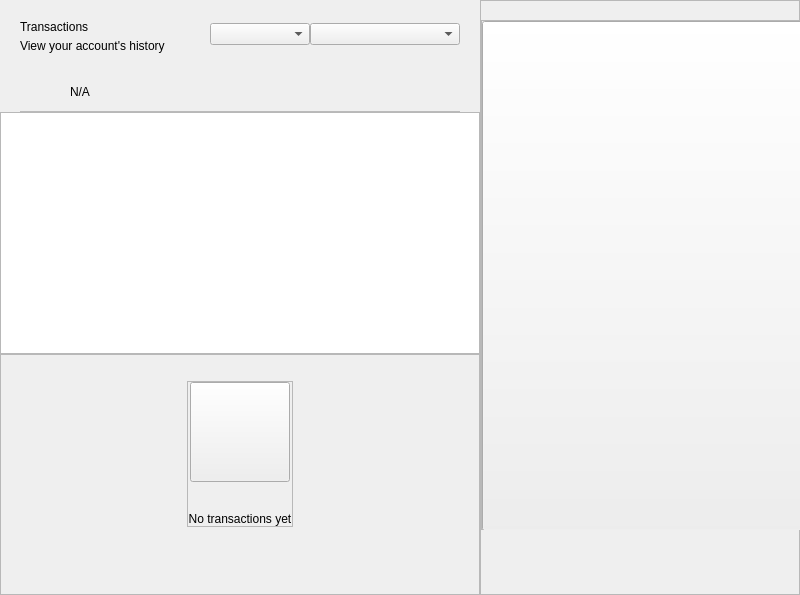
<?xml version="1.0" encoding="UTF-8"?>
<ui version="4.0">
 <class>DashboardWidget</class>
 <widget class="QWidget" name="DashboardWidget">
  <property name="geometry">
   <rect>
    <x>0</x>
    <y>0</y>
    <width>800</width>
    <height>595</height>
   </rect>
  </property>
  <property name="windowTitle">
   <string>Form</string>
  </property>
  <layout class="QHBoxLayout" name="horizontalLayout_2" stretch="3,2">
   <property name="spacing">
    <number>0</number>
   </property>
   <property name="leftMargin">
    <number>0</number>
   </property>
   <property name="topMargin">
    <number>0</number>
   </property>
   <property name="rightMargin">
    <number>0</number>
   </property>
   <property name="bottomMargin">
    <number>0</number>
   </property>
   <item>
    <widget class="QWidget" name="left" native="true">
     <layout class="QVBoxLayout" name="left_2">
      <property name="spacing">
       <number>0</number>
      </property>
      <property name="leftMargin">
       <number>0</number>
      </property>
      <property name="topMargin">
       <number>0</number>
      </property>
      <property name="rightMargin">
       <number>0</number>
      </property>
      <property name="bottomMargin">
       <number>0</number>
      </property>
      <item>
       <layout class="QVBoxLayout" name="verticalLayout22">
        <property name="spacing">
         <number>0</number>
        </property>
        <property name="leftMargin">
         <number>20</number>
        </property>
        <property name="topMargin">
         <number>15</number>
        </property>
        <property name="rightMargin">
         <number>20</number>
        </property>
        <item>
         <widget class="QFrame" name="left_top_container">
          <layout class="QHBoxLayout" name="horizontalLayout">
           <property name="spacing">
            <number>0</number>
           </property>
           <property name="leftMargin">
            <number>0</number>
           </property>
           <property name="topMargin">
            <number>0</number>
           </property>
           <property name="rightMargin">
            <number>0</number>
           </property>
           <property name="bottomMargin">
            <number>0</number>
           </property>
           <item>
            <layout class="QVBoxLayout" name="verticalLayout_5">
             <property name="spacing">
              <number>5</number>
             </property>
             <property name="topMargin">
              <number>5</number>
             </property>
             <item>
              <widget class="QLabel" name="labelTitle">
               <property name="text">
                <string>Transactions</string>
               </property>
              </widget>
             </item>
             <item>
              <widget class="QLabel" name="labelSubtitle">
               <property name="text">
                <string>View your account's history</string>
               </property>
               <property name="alignment">
                <set>Qt::AlignLeading|Qt::AlignLeft|Qt::AlignVCenter</set>
               </property>
              </widget>
             </item>
            </layout>
           </item>
           <item>
            <spacer name="horizontalSpacer">
             <property name="orientation">
              <enum>Qt::Horizontal</enum>
             </property>
             <property name="sizeHint" stdset="0">
              <size>
               <width>40</width>
               <height>20</height>
              </size>
             </property>
            </spacer>
           </item>
           <item>
            <widget class="QComboBox" name="comboBoxSortType">
             <property name="minimumSize">
              <size>
               <width>100</width>
               <height>0</height>
              </size>
             </property>
            </widget>
           </item>
           <item>
            <widget class="QComboBox" name="comboBoxSort">
             <property name="minimumSize">
              <size>
               <width>150</width>
               <height>0</height>
              </size>
             </property>
            </widget>
           </item>
          </layout>
         </widget>
        </item>
       </layout>
      </item>
      <item>
       <spacer name="verticalSpacer">
        <property name="orientation">
         <enum>Qt::Vertical</enum>
        </property>
        <property name="sizeType">
         <enum>QSizePolicy::Fixed</enum>
        </property>
        <property name="sizeHint" stdset="0">
         <size>
          <width>20</width>
          <height>20</height>
         </size>
        </property>
       </spacer>
      </item>
      <item>
       <widget class="QWidget" name="layoutWarning" native="true">
        <layout class="QVBoxLayout" name="verticalLayout_3">
         <property name="spacing">
          <number>0</number>
         </property>
         <property name="leftMargin">
          <number>0</number>
         </property>
         <property name="topMargin">
          <number>0</number>
         </property>
         <property name="rightMargin">
          <number>0</number>
         </property>
         <property name="bottomMargin">
          <number>0</number>
         </property>
         <item>
          <widget class="QWidget" name="containerWarning" native="true">
           <layout class="QVBoxLayout" name="verticalLayout_21">
            <property name="spacing">
             <number>9</number>
            </property>
            <property name="leftMargin">
             <number>20</number>
            </property>
            <property name="topMargin">
             <number>9</number>
            </property>
            <property name="rightMargin">
             <number>20</number>
            </property>
            <property name="bottomMargin">
             <number>0</number>
            </property>
            <item>
             <widget class="QFrame" name="frameWarning">
              <property name="styleSheet">
               <string notr="true">border:none;</string>
              </property>
              <property name="frameShape">
               <enum>QFrame::StyledPanel</enum>
              </property>
              <property name="frameShadow">
               <enum>QFrame::Raised</enum>
              </property>
              <layout class="QHBoxLayout" name="horizontalLayout11" stretch="0,0,2">
               <property name="leftMargin">
                <number>0</number>
               </property>
               <property name="topMargin">
                <number>0</number>
               </property>
               <property name="rightMargin">
                <number>0</number>
               </property>
               <property name="bottomMargin">
                <number>0</number>
               </property>
               <item alignment="Qt::AlignVCenter">
                <widget class="QPushButton" name="imgWarning">
                 <property name="styleSheet">
                  <string notr="true">border:none;</string>
                 </property>
                 <property name="text">
                  <string/>
                 </property>
                 <property name="iconSize">
                  <size>
                   <width>24</width>
                   <height>24</height>
                  </size>
                 </property>
                </widget>
               </item>
               <item>
                <spacer name="horizontalSpacer_3">
                 <property name="orientation">
                  <enum>Qt::Horizontal</enum>
                 </property>
                 <property name="sizeType">
                  <enum>QSizePolicy::Fixed</enum>
                 </property>
                 <property name="sizeHint" stdset="0">
                  <size>
                   <width>12</width>
                   <height>20</height>
                  </size>
                 </property>
                </spacer>
               </item>
               <item alignment="Qt::AlignVCenter">
                <widget class="QLabel" name="lblWarning">
                 <property name="styleSheet">
                  <string notr="true"/>
                 </property>
                 <property name="text">
                  <string notr="true">N/A</string>
                 </property>
                 <property name="alignment">
                  <set>Qt::AlignBottom|Qt::AlignLeading|Qt::AlignLeft</set>
                 </property>
                </widget>
               </item>
              </layout>
             </widget>
            </item>
            <item>
             <widget class="QLabel" name="lblDivisory">
              <property name="minimumSize">
               <size>
                <width>0</width>
                <height>1</height>
               </size>
              </property>
              <property name="maximumSize">
               <size>
                <width>16777215</width>
                <height>1</height>
               </size>
              </property>
              <property name="styleSheet">
               <string notr="true">background-color:#bababa;</string>
              </property>
              <property name="text">
               <string/>
              </property>
              <property name="alignment">
               <set>Qt::AlignBottom|Qt::AlignLeading|Qt::AlignLeft</set>
              </property>
             </widget>
            </item>
           </layout>
          </widget>
         </item>
        </layout>
       </widget>
      </item>
      <item>
       <widget class="QListView" name="listTransactions">
        <property name="mouseTracking">
         <bool>true</bool>
        </property>
        <property name="selectionBehavior">
         <enum>QAbstractItemView::SelectItems</enum>
        </property>
        <property name="verticalScrollMode">
         <enum>QAbstractItemView::ScrollPerItem</enum>
        </property>
       </widget>
      </item>
      <item>
       <widget class="QFrame" name="emptyContainer">
        <property name="minimumSize">
         <size>
          <width>0</width>
          <height>100</height>
         </size>
        </property>
        <property name="frameShape">
         <enum>QFrame::StyledPanel</enum>
        </property>
        <property name="frameShadow">
         <enum>QFrame::Raised</enum>
        </property>
        <layout class="QVBoxLayout" name="verticalLayout_7" stretch="1,8,0">
         <property name="spacing">
          <number>0</number>
         </property>
         <property name="leftMargin">
          <number>0</number>
         </property>
         <property name="topMargin">
          <number>0</number>
         </property>
         <property name="rightMargin">
          <number>0</number>
         </property>
         <property name="bottomMargin">
          <number>20</number>
         </property>
         <item>
          <spacer name="verticalSpacer12">
           <property name="orientation">
            <enum>Qt::Vertical</enum>
           </property>
           <property name="sizeHint" stdset="0">
            <size>
             <width>20</width>
             <height>20</height>
            </size>
           </property>
          </spacer>
         </item>
         <item alignment="Qt::AlignHCenter|Qt::AlignVCenter">
          <widget class="QFrame" name="emptyScreen">
           <property name="sizePolicy">
            <sizepolicy hsizetype="Expanding" vsizetype="Expanding">
             <horstretch>0</horstretch>
             <verstretch>0</verstretch>
            </sizepolicy>
           </property>
           <property name="frameShape">
            <enum>QFrame::StyledPanel</enum>
           </property>
           <property name="frameShadow">
            <enum>QFrame::Raised</enum>
           </property>
           <layout class="QVBoxLayout" name="verticalLayout12">
            <property name="spacing">
             <number>30</number>
            </property>
            <property name="leftMargin">
             <number>0</number>
            </property>
            <property name="topMargin">
             <number>0</number>
            </property>
            <property name="rightMargin">
             <number>0</number>
            </property>
            <property name="bottomMargin">
             <number>0</number>
            </property>
            <item alignment="Qt::AlignHCenter|Qt::AlignVCenter">
             <widget class="QPushButton" name="pushImgEmpty">
              <property name="minimumSize">
               <size>
                <width>100</width>
                <height>100</height>
               </size>
              </property>
              <property name="maximumSize">
               <size>
                <width>100</width>
                <height>100</height>
               </size>
              </property>
              <property name="focusPolicy">
               <enum>Qt::NoFocus</enum>
              </property>
              <property name="text">
               <string/>
              </property>
              <property name="iconSize">
               <size>
                <width>100</width>
                <height>100</height>
               </size>
              </property>
             </widget>
            </item>
            <item alignment="Qt::AlignHCenter|Qt::AlignVCenter">
             <widget class="QLabel" name="labelEmpty">
              <property name="styleSheet">
               <string notr="true"/>
              </property>
              <property name="text">
               <string>No transactions yet</string>
              </property>
              <property name="alignment">
               <set>Qt::AlignCenter</set>
              </property>
             </widget>
            </item>
           </layout>
          </widget>
         </item>
         <item>
          <spacer name="verticalSpacer_21">
           <property name="orientation">
            <enum>Qt::Vertical</enum>
           </property>
           <property name="sizeHint" stdset="0">
            <size>
             <width>20</width>
             <height>40</height>
            </size>
           </property>
          </spacer>
         </item>
        </layout>
       </widget>
      </item>
     </layout>
    </widget>
   </item>
   <item>
    <widget class="QWidget" name="right" native="true">
     <property name="minimumSize">
      <size>
       <width>200</width>
       <height>0</height>
      </size>
     </property>
     <layout class="QVBoxLayout" name="verticalLayout_31">
      <property name="spacing">
       <number>0</number>
      </property>
      <property name="leftMargin">
       <number>0</number>
      </property>
      <property name="topMargin">
       <number>0</number>
      </property>
      <property name="rightMargin">
       <number>0</number>
      </property>
      <property name="bottomMargin">
       <number>0</number>
      </property>
      <item>
       <layout class="QVBoxLayout" name="verticalLayout_2" stretch="0,0,0,0,0">
        <property name="spacing">
         <number>0</number>
        </property>
        <item>
         <layout class="QHBoxLayout" name="horizontalLayout_3">
          <property name="spacing">
           <number>0</number>
          </property>
          <item>
           <layout class="QVBoxLayout" name="verticalLayout_6">
            <property name="spacing">
             <number>5</number>
            </property>
           </layout>
          </item>
         </layout>
        </item>
        <item>
         <layout class="QHBoxLayout" name="horizontalLayout_5">
          <property name="spacing">
           <number>0</number>
          </property>
         </layout>
        </item>
        <item>
         <widget class="QWidget" name="layoutChart" native="true">
          <layout class="QVBoxLayout" name="verticalLayout_8" stretch="0">
           <property name="spacing">
            <number>16</number>
           </property>
           <property name="leftMargin">
            <number>0</number>
           </property>
           <property name="topMargin">
            <number>0</number>
           </property>
           <property name="rightMargin">
            <number>0</number>
           </property>
           <property name="bottomMargin">
            <number>0</number>
           </property>
           <item alignment="Qt::AlignVCenter">
            <widget class="QWidget" name="containerSort" native="true">
             <layout class="QHBoxLayout" name="horizontalLayout_61">
              <property name="spacing">
               <number>28</number>
              </property>
              <property name="leftMargin">
               <number>0</number>
              </property>
              <property name="topMargin">
               <number>0</number>
              </property>
              <property name="rightMargin">
               <number>0</number>
              </property>
              <property name="bottomMargin">
               <number>0</number>
              </property>
             </layout>
            </widget>
           </item>
          </layout>
         </widget>
        </item>
        <item>
         <widget class="QFrame" name="emptyContainerChart">
          <property name="minimumSize">
           <size>
            <width>0</width>
            <height>100</height>
           </size>
          </property>
          <property name="frameShape">
           <enum>QFrame::StyledPanel</enum>
          </property>
          <property name="frameShadow">
           <enum>QFrame::Raised</enum>
          </property>
          <layout class="QVBoxLayout" name="verticalLayout_71" stretch="0,8,0">
           <property name="spacing">
            <number>0</number>
           </property>
           <property name="leftMargin">
            <number>0</number>
           </property>
           <property name="topMargin">
            <number>0</number>
           </property>
           <property name="rightMargin">
            <number>0</number>
           </property>
           <property name="bottomMargin">
            <number>25</number>
           </property>
           <item>
            <spacer name="verticalSpacer11">
             <property name="orientation">
              <enum>Qt::Vertical</enum>
             </property>
             <property name="sizeHint" stdset="0">
              <size>
               <width>20</width>
               <height>20</height>
              </size>
             </property>
            </spacer>
           </item>
           <item alignment="Qt::AlignHCenter|Qt::AlignVCenter">
            <widget class="QFrame" name="emptyScreen1">
             <property name="enabled">
              <bool>true</bool>
             </property>
             <property name="sizePolicy">
              <sizepolicy hsizetype="Preferred" vsizetype="Preferred">
               <horstretch>0</horstretch>
               <verstretch>0</verstretch>
              </sizepolicy>
             </property>
             <property name="minimumSize">
              <size>
               <width>400</width>
               <height>510</height>
              </size>
             </property>
             <property name="sizeIncrement">
              <size>
               <width>400</width>
               <height>510</height>
              </size>
             </property>
             <property name="baseSize">
              <size>
               <width>400</width>
               <height>510</height>
              </size>
             </property>
             <property name="frameShape">
              <enum>QFrame::StyledPanel</enum>
             </property>
             <property name="frameShadow">
              <enum>QFrame::Raised</enum>
             </property>
             <property name="lineWidth">
              <number>1</number>
             </property>
             <layout class="QVBoxLayout" name="verticalLayout">
              <property name="spacing">
               <number>30</number>
              </property>
              <property name="leftMargin">
               <number>0</number>
              </property>
              <property name="topMargin">
               <number>0</number>
              </property>
              <property name="rightMargin">
               <number>0</number>
              </property>
              <property name="bottomMargin">
               <number>0</number>
              </property>
              <item>
               <widget class="QPushButton" name="pushImgEmptyChart">
                <property name="enabled">
                 <bool>true</bool>
                </property>
                <property name="sizePolicy">
                 <sizepolicy hsizetype="Expanding" vsizetype="Expanding">
                  <horstretch>25</horstretch>
                  <verstretch>25</verstretch>
                 </sizepolicy>
                </property>
                <property name="minimumSize">
                 <size>
                  <width>400</width>
                  <height>510</height>
                 </size>
                </property>
                <property name="maximumSize">
                 <size>
                  <width>400</width>
                  <height>510</height>
                 </size>
                </property>
                <property name="sizeIncrement">
                 <size>
                  <width>400</width>
                  <height>510</height>
                 </size>
                </property>
                <property name="baseSize">
                 <size>
                  <width>400</width>
                  <height>510</height>
                 </size>
                </property>
                <property name="focusPolicy">
                 <enum>Qt::NoFocus</enum>
                </property>
                <property name="autoFillBackground">
                 <bool>false</bool>
                </property>
                <property name="text">
                 <string/>
                </property>
                <property name="iconSize">
                 <size>
                  <width>300</width>
                  <height>365</height>
                 </size>
                </property>
               </widget>
              </item>
             </layout>
            </widget>
           </item>
           <item>
            <spacer name="verticalSpacer_2">
             <property name="orientation">
              <enum>Qt::Vertical</enum>
             </property>
             <property name="sizeHint" stdset="0">
              <size>
               <width>20</width>
               <height>40</height>
              </size>
             </property>
            </spacer>
           </item>
          </layout>
         </widget>
        </item>
        <item>
         <widget class="QWidget" name="layoutShadow" native="true">
          <layout class="QVBoxLayout" name="verticalLayout_9">
           <property name="spacing">
            <number>0</number>
           </property>
           <property name="leftMargin">
            <number>0</number>
           </property>
           <property name="topMargin">
            <number>0</number>
           </property>
           <property name="rightMargin">
            <number>0</number>
           </property>
           <property name="bottomMargin">
            <number>0</number>
           </property>
          </layout>
         </widget>
        </item>
       </layout>
      </item>
     </layout>
    </widget>
   </item>
  </layout>
 </widget>
 <resources/>
 <connections/>
</ui>
